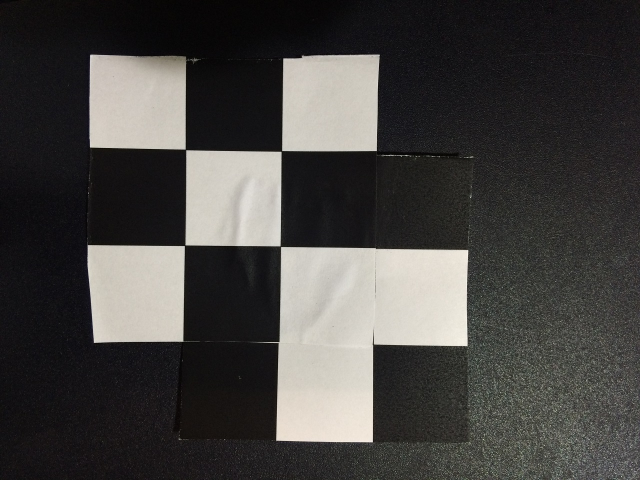
%> input picture p3/data/s_sample.JPG, 1280 x 960 px (shown at 1/2 size)
$ octave sift.m   (GNU Octave 9; MATLAB toolbox functions it lacks are replaced by stand-ins)
%> lines starting %> are read from the running program, lines starting %| are printed output that depends on the picture
% SIFT
clear; close all;

Octave = 4; BlurLevel = 5; Sigma = sqrt(2);

scaleBlurImages = cell(Octave, BlurLevel);
DOGs = cell(Octave, BlurLevel - 1);

Img = imread('./data/s_sample.jpg');
%> Img is the input picture: size 960x1280x3 uint8; mean R, G, B 69.9, 68.1, 66


% TODO: scaleImages do not need to be saved
for i = 1 : Octave
    scaledImg = imresize(Img, 1.0/(2^(i-1)) );
    for r = 1 : BlurLevel
        blurredImg = imgaussfilt(scaledImg, r*Sigma);
        scaleBlurImages{i, r} = blurredImg;
    end

    for r = 2 : BlurLevel
        DOGImg = scaleBlurImages{i, r} - scaleBlurImages{i, r-1};
        DOGs{i, r - 1} = DOGImg;
        imshow(DOGImg);
    end

end
%> this loop made 4 passes
%> pass 1, `for r = 2 : BlurLevel DOGImg = scaleBlurImages{i, r} - scaleBlurImages..`:
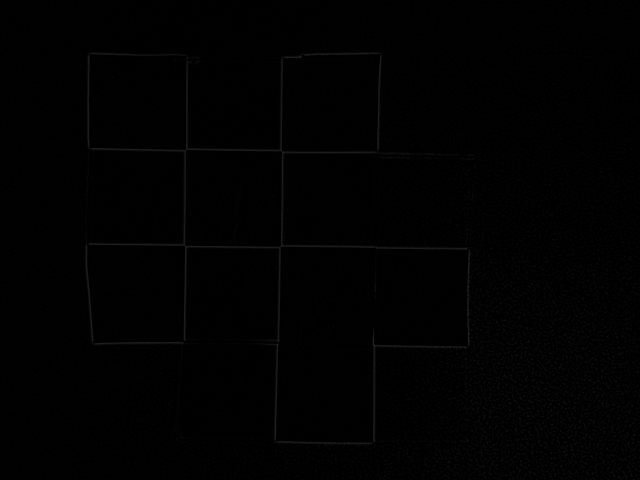
%> displayed picture: size 960x1280x3, on the screen's scale of 0 to 255 (shown at 1/2 size); mean R, G, B 0.9, 0.9, 0.9
%> after the loop, DOGs = 16 items; scaleBlurImages = 20 items
